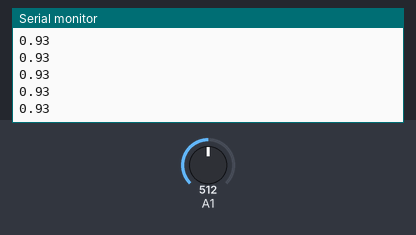
This sketch was run on a simulated Arduino Uno, built with avr-gcc and run on an emulated ATmega328P. On the bench: the last lines printed to the serial monitor. Inputs (shaded band) come from the test bench; at power-on: A1 = 512.

Above: at 11.2 s.
11.3 s: A1 set to 716
At 11.33 s:
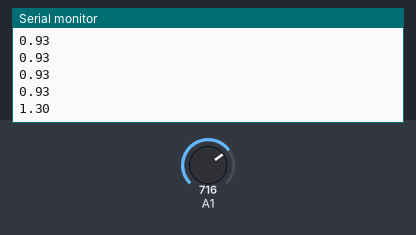
12.8 s: A1 set to 900
At 12.84 s:
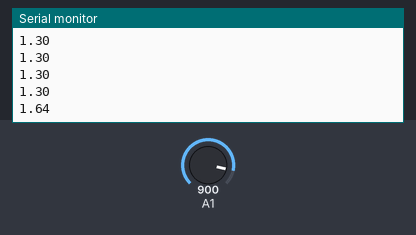
Timing chart, 0 to 15.8 s (numbered marks = the images above; inputs shaded):
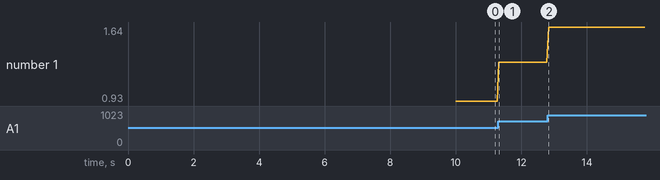

The sketch:

Breathlyzer.ino
```cpp
int nextDelay = 50;
uint8_t byteRead = 0;
int heatingTime = 10000;

void setup() {
  // put your setup code here, to run once:
  Serial.begin(115200);
  Serial.println("Heating... \n");
  pinMode(A1, INPUT);
  delay(heatingTime);
  Serial.println("Ready!");
}

void loop() {

  float alcoholValue = analogRead(A1);
  alcoholValue = (0.4 * alcoholValue)/220;
  Serial.println(alcoholValue);

//  if( Serial.available() > 0 ) {
//    byteRead = Serial.read();
//
////    if( byteRead == 'A' ) {
//      Serial.println(alcoholValue);
//      Serial.write(alcoholValue);
////    }
//  } else {
//    Serial.println("-");
//  }

  delay(nextDelay);
}
```

Measured:
- after the input at 11.3 s, the serial monitor: prints a new line at once (image 1)
- after the input at 12.8 s, the serial monitor: prints a new line at once (image 2)
- plotted number 1: 0.93 → 1.3 after the input at 11.3 s, 1.3 → 1.64 after the input at 12.8 s
